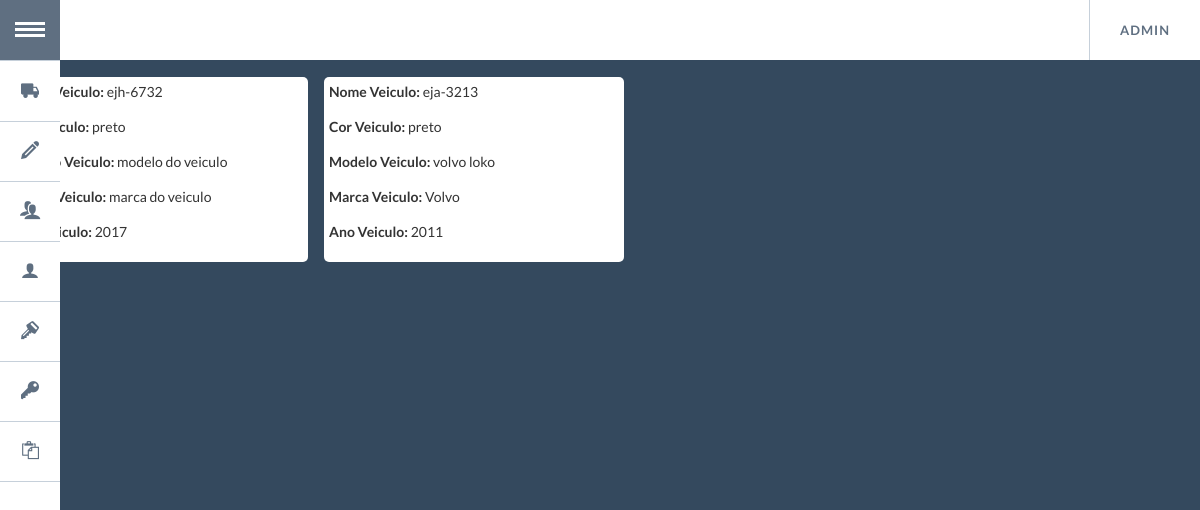
/lista_veiculo/ (signed in), run on an earlier commit of the app's database.
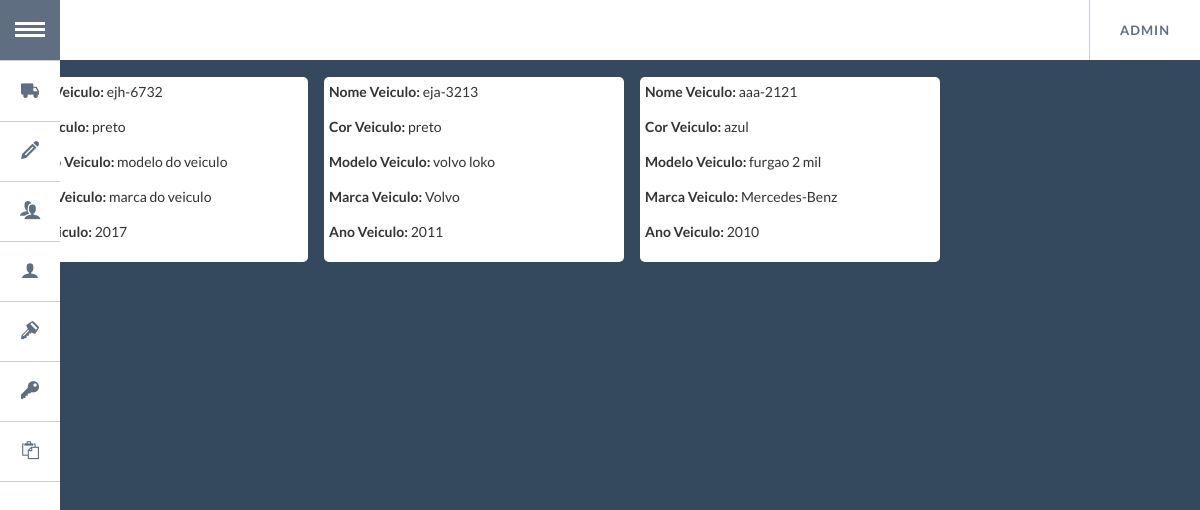
And on a later commit of the database.
### app/models.py (models this page shows, shortened)
class Veiculo(models.Model):
    placa_veiculo = models.CharField(
        max_length=8,
        primary_key=True
    )
    cor_veiculo = models.CharField(
        max_length=10
    )
    modelo_veiculo = models.CharField(
        max_length=50
    )
    marca_veiculo = models.CharField(
        max_length=64,
        choices=(
            ('Mercedes-Benz','Mercedes-Benz'),
            ('MAN (VW)','MAN (VW)'),
            ('Ford Caminhoes','Ford Caminhoes'),
            ('Volvo','Volvo')
        )
    )
    ano_veiculo = models.CharField(
        max_length=4,
        choices= (
            ('2007','2007'),
            ('2008','2008'),
            ('2009','2009'),
            ('2010','2010'),
            ('2011','2011'),
            ('2012','2012'),
            ('2013','2013'),
            ('2014','2014'),
            ('2015','2015'),
            ('2016','2016'),
            ('2017','2017'),
            ('2018','2018')
        )
    )
    class Meta:
        verbose_name = 'Veiculo'
        verbose_name_plural = 'Veiculos'

### app/views.py (the view)
# urls.py: url(r'^lista_veiculo/$', app.views.lista_veiculo, name='lista_veiculo'),
def lista_veiculo(request):
    if request.user.is_authenticated():
        veiculo = Veiculo.objects.all()
        return render(request, 'index_veiculo.html', {'veiculo' : veiculo})
    else:
        return HttpResponseRedirect('/login/?next=%s' % request.path)

### app/templates/index_veiculo.html
{% extends "base.html" %}
{% block content %}
<div class="container-full" style="padding:0px">
{% for veiculo in veiculo %}
    <div class="container-card">
      <div class="description-card">
        <p><label>Nome Veiculo:</label> {{ veiculo.placa_veiculo }}</p>
        <p><label>Cor Veiculo: </label> {{ veiculo.cor_veiculo }}</p>
        <p><label>Modelo Veiculo: </label> {{ veiculo.modelo_veiculo }}</p>
        <p><label>Marca Veiculo: </label> {{ veiculo.marca_veiculo }}</p>
        <p><label>Ano Veiculo: </label> {{ veiculo.ano_veiculo }}</p>
      </div>
    </div>
{% endfor %}
</div>
{% endblock %}

What changed in the data, as far as the page shows it:
added Veiculo: placa_veiculo "aaa-2121", cor_veiculo "azul", modelo_veiculo "furgao 2 mil", marca_veiculo "Mercedes-Benz", ano_veiculo "2010"
